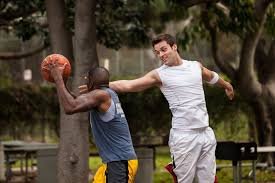
#> input picture Open CV P2/Kodlar/faces.jpg, 275 x 183 px
$ python blur.py
#> lines starting #> are read from the running program, lines starting #| are printed output that depends on the picture
import cv2
import numpy as np

faces = cv2.imread("faces.jpg")
#> faces is the input picture: shape (183, 275, 3); mean B, G, R 56.4, 70.6, 80.4
blur = cv2.blur(faces,(5,5))
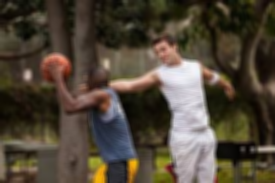
#> blur: shape (183, 275, 3); mean B, G, R 56.5, 70.6, 80.4
gaussian_blur = cv2.GaussianBlur(faces,(3,3),cv2.BORDER_DEFAULT)
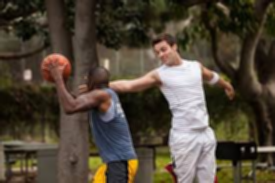
#> gaussian_blur: shape (183, 275, 3); mean B, G, R 56.4, 70.6, 80.4
bilateral_blur = cv2.bilateralFilter(faces,5,75,75)
m_blur = cv2.medianBlur(faces,3)


cv2.imshow("Original",faces)
cv2.imshow("blur",blur)
cv2.imshow("gussian",gaussian_blur)
cv2.imshow("bilateral",bilateral_blur)
cv2.imshow("median",m_blur)

cv2.waitKey(0)
cv2.destroyAllWindows()
